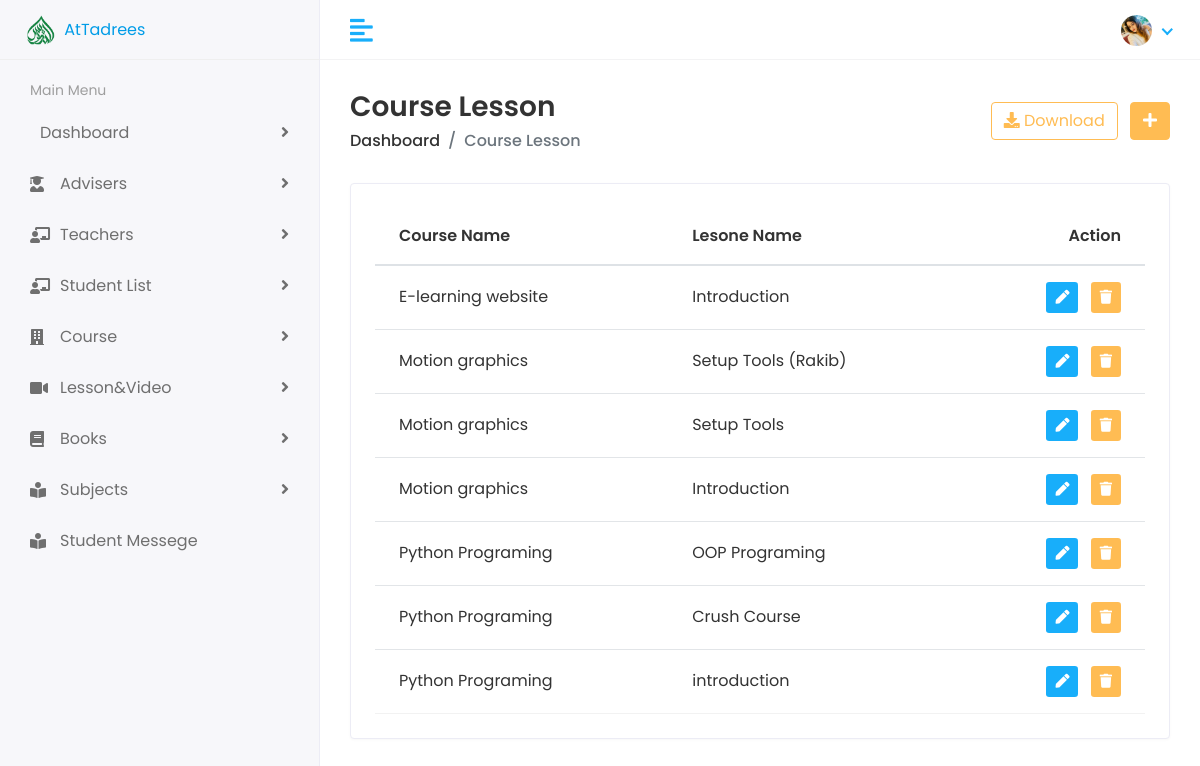
/View-lesson/ (signed in), run on an earlier commit of the app's database.
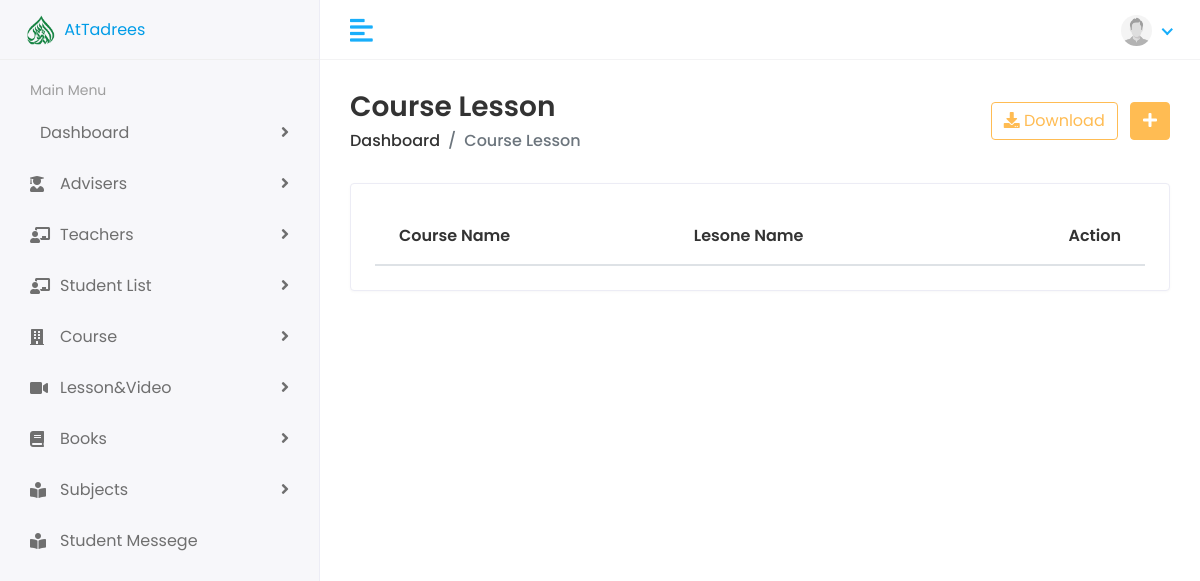
And on a later commit of the database.
### Accounts/models.py (models this page shows, shortened)
class User(AbstractBaseUser, PermissionsMixin):
    email         = models.EmailField(unique=True, null=False)
    password      = models.CharField(max_length=120)
    first_name    = models.CharField(max_length=165, null=True, blank=True)
    last_name      = models.CharField(max_length=165, null=True, blank=True)
    profile_pic   = models.ImageField(upload_to='profile_pic', null=True, blank=True)
    user_rol = (
        ('admin','Admin'),
        ('teacher','Teacher'),
        ('student','Student'),
    )
    user_type = models.CharField(
        max_length=20,
        choices=user_rol,
        )
    is_staff = models.BooleanField(
        gettext_lazy("staff status"),
        default=False,
        help_text = gettext_lazy("Designet whether this user can Login this site")
    )
    is_active = models.BooleanField(
        gettext_lazy("Active"),
        default=True,
        help_text = gettext_lazy("designates Whether this user should be creates as active. unselect this instad of deleting accounts")
    )
    USERNAME_FIELD = 'email'
    objects = MyUserManager()

### clac/models.py (models this page shows, shortened)
class Lesson(models.Model):
    name = models.CharField(max_length=260)
    course = models.ForeignKey(Course, on_delete=models.CASCADE, related_name='crs')

class Course(models.Model):
    course_image = models.ImageField(upload_to='course_image', null=True)
    course_video = models.CharField(max_length=650, null=True)
    title_1 = models.CharField(max_length=120, null=True, blank=True)
    title = models.CharField(max_length=300)
    languege = models.ForeignKey(Languege, on_delete=models.CASCADE)
    created_at = models.DateTimeField(auto_now_add=True)
    category = models.ForeignKey(Category, on_delete=models.CASCADE, related_name='category')
    description= models.TextField()
    price = models.IntegerField(null=True, default=0)
    discount = models.IntegerField(null=True)
    skill_level = models.CharField(max_length=160, null=True, blank=True)
    slug = models.SlugField(max_length=500, null=True, blank=True, unique=True)
    deadline = models.DateField(null=True, blank=True)
    certificate = models.CharField(max_length=20, null=True, blank=True)
    publish_satatus = models.BooleanField(default=False)

### clac/views.py (the view)
# urls.py: path('View-lesson/', views.View_leson, name='view_lesson'),
def View_leson(request):
    user_= request.user.user_type
    if user_ == 'admin' or user_ == 'teacher':
        lessone = Lesson.objects.all().order_by('-id')
        return render(request, 'home/view_lesson.html', context={'lessone':lessone})
    else:
        return redirect('error')

### templates/home/view_lesson.html (shortened to what this page needs)
{% extends "Dashbord/base.html" %}
{% load static %}
{% block body %}
<div class="page-wrapper">
    <div class="content container-fluid">
        <div class="page-header">
            <div class="row align-items-center">
                <div class="col">
                    <h3 class="page-title">Course Lesson</h3>
                    <ul class="breadcrumb">
                        <li class="breadcrumb-item"><a
                                href="{% url 'hod:hod_dashbord' %}">Dashboard</a></li>
                        <li class="breadcrumb-item active">Course Lesson</li>
                    </ul>
                </div>
                <div class="col-auto text-right float-right
                    ml-auto">
                    <a href="#" class="btn btn-outline-primary
                        mr-2"><i class="fas fa-download"></i>
                        Download</a>
                    <a href="add-teacher.html" class="btn
                        btn-primary"><i class="fas fa-plus"></i></a>
                </div>
            </div>
        </div>
        <div class="row">
            <div class="col-sm-12">
                <div class="card card-table">
                    <div class="card-body">
                        <div class="table-responsive">
                            <table class="table table-hover
                                table-center mb-0">
                                <thead>
                                    <tr>
                                        <th>Course Name</th>
                                        <th>Lesone Name</th>
                                        <th class="text-right">Action</th>
                                    </tr>
                                </thead>
                                <tbody>
                                    {% for i in lessone %}
                                    <tr>
                                        <td>{{i.course.title_1}}</td>
                                        <td>{{i.name}}</td>
                                        <td class="text-right">
                                            <div class="actions">
                                                <a
                                                    href="{% url 'update_lesson' id=i.id %}"
                                                    class="btn
                                                    btn-sm
                                                    bg-success-light
                                                    mr-2">
                                                    <i class="fas
                                                        fa-pen"></i>
                                                </a>
                                                <a href="{% url 'delete_lesson' id=i.id %}"
                                                    class="btn
                                                    btn-sm
                                                    bg-danger-light">
                                                    <i class="fas
                                                        fa-trash"></i>
                                                </a>
                                            </div>
                                        </td>
                                    </tr>
                                    {% endfor %}
                                </tbody>
                            </table>
                        </div>
                    </div>
                </div>
            </div>
        </div>
    </div>
</div>
{% endblock body %}

### templates/Dashbord/base.html (shortened to what this page needs)
<!DOCTYPE html>
{% load static%}
<html lang="en">
   <head>
      <link rel="stylesheet" href="{% static 'Dashbord/plugins/bootstrap/css/bootstrap.min.css' %}">
      <link rel="stylesheet" href="{% static 'Dashbord/plugins/fontawesome/css/fontawesome.min.css' %}">
      <link rel="stylesheet" href="{% static 'Dashbord/plugins/fontawesome/css/all.min.css' %}">
      <link rel="stylesheet" href="{% static 'Dashbord/css/style.css' %}">
   </head>
   <body>
      <div class="main-wrapper">
         {% include 'Dashbord/header.html' %}
         {% include 'Dashbord/sidebar.html' %}
         {% block body %}
         {% endblock %}
      </div>
   </body>
</html>

### templates/Dashbord/header.html (shortened to what this page needs)
{% load static %}
<div class="header">
    <div class="header-left">
       <a href="{% url 'index' %}" class="logo">
       <img src="{% static 'assets/img/avatars/AtTadrees.png' %}" alt="Logo" width="50" height="50">
       AtTadrees</a>
    </div>
    <a href="javascript:void(0);" id="toggle_btn">
    <i class="fas fa-align-left"></i>
    </a>
    <ul class="nav user-menu">
       <li class="nav-item dropdown has-arrow">
          <a href="#" class="dropdown-toggle nav-link" data-toggle="dropdown">
          <span class="user-img">
            {% if user.profile_pic %}
            <img src="\media\{{user.profile_pic}}" alt="User Image" width="31" class="avatar-img
            rounded-circle">
            {% else %}
            <img src="{% static 'demo_profile.jpg' %}" alt="User Image" width="31" class="avatar-img rounded-circle">
            {% endif %}</span>
          </a>
       </li>
    </ul>
 </div>

### templates/Dashbord/sidebar.html (shortened to what this page needs)
{% load static %}
<div class="sidebar" id="sidebar">
   {% if user.user_type == 'admin' %}
    <div class="sidebar-inner slimscroll">
       <div id="sidebar-menu" class="sidebar-menu">
          <ul>
             <li class="menu-title">
                <span>Main Menu</span>
             </li>
             <li>
                <a href="{% url 'hod:hod_dashbord' %}"><span>Dashboard</span><span class="menu-arrow"></span></a>
             </li>
             <li class="submenu">
                <a href="#"><i class="fas fa-user-graduate"></i> <span>Advisers</span> <span class="menu-arrow"></span></a>
             </li>
             <li class="submenu">
                <a href="#"><i class="fas fa-chalkboard-teacher"></i> <span> Teachers</span> <span class="menu-arrow"></span></a>
             </li>
             <li>
               <a href="{% url 'hod:student_list' %}"><i class="fas fa-chalkboard-teacher"></i><span>Student List</span><span class="menu-arrow"></span></a>
            </li>
             <li class="submenu">
                <a href="#"><i class="fas fa-building"></i> <span> Course</span> <span class="menu-arrow"></span></a>
             </li>
            <li class="submenu">
               <a href="#"><i class="fa fa-video"></i> <span> Lesson&Video</span> <span class="menu-arrow"></span></a>
            </li>
            <li class="submenu">
               <a href="#"><i class="fa fa-book"></i> <span> Books</span> <span class="menu-arrow"></span></a>
            </li>
             <li class="submenu">
                <a href="#"><i class="fas fa-book-reader"></i> <span> Subjects</span> <span class="menu-arrow"></span></a>
             </li>
             <li class="">
               <a href="{% url 'hod:view_contactus' %}"><i class="fas fa-book-reader"></i> <span>Student Messege</span></a>
            </li>
          </ul>
       </div>
    </div>
   {% endif %}
 </div>

What changed in the data, as far as the page shows it:
no longer on this page (row edited): User: profile_pic (picture)
removed Lesson: course.title_1 "E-learning website", name "Introduction"
removed Lesson: course.title_1 "Motion graphics", name "Setup Tools (Rakib)"
removed Lesson: course.title_1 "Motion graphics", name "Setup Tools"
removed Lesson: course.title_1 "Motion graphics", name "Introduction"
removed Lesson: course.title_1 "Python Programing", name "OOP Programing"
removed Lesson: course.title_1 "Python Programing", name "Crush Course"
removed Lesson: course.title_1 "Python Programing", name "introduction"
